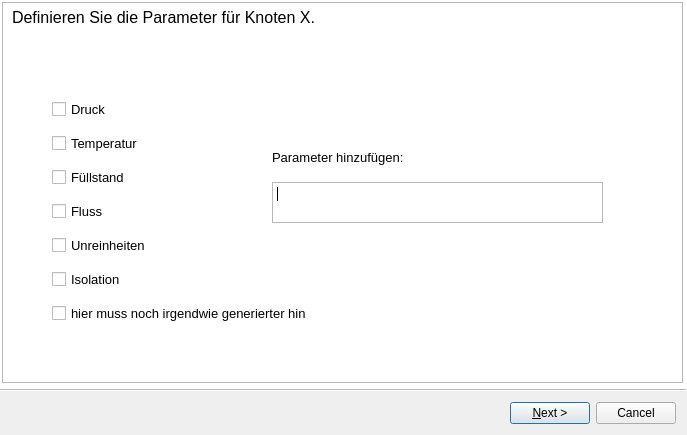
<?xml version="1.0" encoding="UTF-8"?>
<ui version="4.0">
 <class>Wizard</class>
 <widget class="QWizard" name="Wizard">
  <property name="enabled">
   <bool>true</bool>
  </property>
  <property name="geometry">
   <rect>
    <x>0</x>
    <y>0</y>
    <width>687</width>
    <height>435</height>
   </rect>
  </property>
  <property name="windowTitle">
   <string>Hazop Designer</string>
  </property>
  <property name="wizardStyle">
   <enum>QWizard::ModernStyle</enum>
  </property>
  <property name="options">
   <set>QWizard::HelpButtonOnRight|QWizard::IndependentPages|QWizard::NoBackButtonOnStartPage</set>
  </property>
  <property name="titleFormat">
   <enum>Qt::PlainText</enum>
  </property>
  <property name="subTitleFormat">
   <enum>Qt::PlainText</enum>
  </property>
  <widget class="QWizardPage" name="ParamPage">
   <property name="enabled">
    <bool>true</bool>
   </property>
   <property name="title">
    <string/>
   </property>
   <widget class="QFrame" name="frame">
    <property name="geometry">
     <rect>
      <x>0</x>
      <y>0</y>
      <width>681</width>
      <height>381</height>
     </rect>
    </property>
    <property name="frameShape">
     <enum>QFrame::StyledPanel</enum>
    </property>
    <property name="frameShadow">
     <enum>QFrame::Raised</enum>
    </property>
    <widget class="QLabel" name="label">
     <property name="enabled">
      <bool>true</bool>
     </property>
     <property name="geometry">
      <rect>
       <x>10</x>
       <y>0</y>
       <width>591</width>
       <height>31</height>
      </rect>
     </property>
     <property name="font">
      <font>
       <pointsize>12</pointsize>
       <weight>50</weight>
       <bold>false</bold>
      </font>
     </property>
     <property name="text">
      <string>Definieren Sie die Parameter für Knoten X.</string>
     </property>
    </widget>
    <widget class="QLabel" name="label_2">
     <property name="geometry">
      <rect>
       <x>270</x>
       <y>140</y>
       <width>291</width>
       <height>31</height>
      </rect>
     </property>
     <property name="font">
      <font>
       <pointsize>10</pointsize>
      </font>
     </property>
     <property name="text">
      <string>Parameter hinzufügen:</string>
     </property>
    </widget>
    <widget class="QTextEdit" name="textEdit">
     <property name="geometry">
      <rect>
       <x>270</x>
       <y>180</y>
       <width>331</width>
       <height>41</height>
      </rect>
     </property>
    </widget>
    <widget class="QWidget" name="verticalLayoutWidget">
     <property name="geometry">
      <rect>
       <x>50</x>
       <y>90</y>
       <width>332</width>
       <height>241</height>
      </rect>
     </property>
     <property name="font">
      <font>
       <pointsize>10</pointsize>
      </font>
     </property>
     <layout class="QVBoxLayout" name="verticalLayout">
      <item>
       <widget class="QCheckBox" name="checkBox_3">
        <property name="font">
         <font>
          <pointsize>10</pointsize>
         </font>
        </property>
        <property name="text">
         <string>Druck</string>
        </property>
       </widget>
      </item>
      <item>
       <widget class="QCheckBox" name="checkBox_5">
        <property name="font">
         <font>
          <pointsize>10</pointsize>
         </font>
        </property>
        <property name="text">
         <string>Temperatur</string>
        </property>
       </widget>
      </item>
      <item>
       <widget class="QCheckBox" name="checkBox_6">
        <property name="font">
         <font>
          <pointsize>10</pointsize>
         </font>
        </property>
        <property name="text">
         <string>Füllstand</string>
        </property>
       </widget>
      </item>
      <item>
       <widget class="QCheckBox" name="checkBox_4">
        <property name="font">
         <font>
          <pointsize>10</pointsize>
         </font>
        </property>
        <property name="text">
         <string>Fluss</string>
        </property>
       </widget>
      </item>
      <item>
       <widget class="QCheckBox" name="checkBox_2">
        <property name="font">
         <font>
          <pointsize>10</pointsize>
         </font>
        </property>
        <property name="text">
         <string>Unreinheiten</string>
        </property>
       </widget>
      </item>
      <item>
       <widget class="QCheckBox" name="checkBox">
        <property name="font">
         <font>
          <pointsize>10</pointsize>
         </font>
        </property>
        <property name="text">
         <string>Isolation</string>
        </property>
       </widget>
      </item>
      <item>
       <widget class="QCheckBox" name="checkBox_7">
        <property name="text">
         <string>hier muss noch irgendwie generierter hin</string>
        </property>
       </widget>
      </item>
     </layout>
    </widget>
   </widget>
  </widget>
  <widget class="QWizardPage" name="LeitwortPage">
   <widget class="QFrame" name="frame_2">
    <property name="geometry">
     <rect>
      <x>0</x>
      <y>0</y>
      <width>681</width>
      <height>381</height>
     </rect>
    </property>
    <property name="font">
     <font>
      <pointsize>10</pointsize>
     </font>
    </property>
    <property name="frameShape">
     <enum>QFrame::StyledPanel</enum>
    </property>
    <property name="frameShadow">
     <enum>QFrame::Raised</enum>
    </property>
    <widget class="QLabel" name="label_3">
     <property name="enabled">
      <bool>true</bool>
     </property>
     <property name="geometry">
      <rect>
       <x>1</x>
       <y>1</y>
       <width>591</width>
       <height>31</height>
      </rect>
     </property>
     <property name="font">
      <font>
       <pointsize>12</pointsize>
       <weight>50</weight>
       <bold>false</bold>
      </font>
     </property>
     <property name="text">
      <string>Definieren Sie die Leitworte für die Parameter.</string>
     </property>
    </widget>
    <widget class="QWidget" name="verticalLayoutWidget_2">
     <property name="geometry">
      <rect>
       <x>1</x>
       <y>111</y>
       <width>261</width>
       <height>251</height>
      </rect>
     </property>
     <layout class="QVBoxLayout" name="verticalLayout_3"/>
    </widget>
    <widget class="QWidget" name="gridLayoutWidget">
     <property name="geometry">
      <rect>
       <x>311</x>
       <y>111</y>
       <width>263</width>
       <height>251</height>
      </rect>
     </property>
     <layout class="QGridLayout" name="gridLayout_3">
      <item row="5" column="1">
       <widget class="QCheckBox" name="checkBox_17">
        <property name="font">
         <font>
          <pointsize>10</pointsize>
         </font>
        </property>
        <property name="text">
         <string>Danach</string>
        </property>
       </widget>
      </item>
      <item row="6" column="1">
       <widget class="QCheckBox" name="checkBox_19">
        <property name="font">
         <font>
          <pointsize>10</pointsize>
         </font>
        </property>
        <property name="text">
         <string>Langsamer</string>
        </property>
       </widget>
      </item>
      <item row="4" column="0">
       <widget class="QCheckBox" name="checkBox_14">
        <property name="font">
         <font>
          <pointsize>10</pointsize>
         </font>
        </property>
        <property name="text">
         <string>Früher</string>
        </property>
       </widget>
      </item>
      <item row="1" column="0">
       <widget class="QCheckBox" name="checkBox_10">
        <property name="font">
         <font>
          <pointsize>10</pointsize>
         </font>
        </property>
        <property name="text">
         <string>Mehr</string>
        </property>
       </widget>
      </item>
      <item row="5" column="0">
       <widget class="QCheckBox" name="checkBox_15">
        <property name="font">
         <font>
          <pointsize>10</pointsize>
         </font>
        </property>
        <property name="text">
         <string>Zuvor</string>
        </property>
       </widget>
      </item>
      <item row="0" column="0">
       <widget class="QCheckBox" name="checkBox_20">
        <property name="font">
         <font>
          <pointsize>10</pointsize>
         </font>
        </property>
        <property name="text">
         <string>Nein, nicht</string>
        </property>
       </widget>
      </item>
      <item row="2" column="1">
       <widget class="QCheckBox" name="checkBox_9">
        <property name="font">
         <font>
          <pointsize>10</pointsize>
         </font>
        </property>
        <property name="text">
         <string>Teilweise</string>
        </property>
       </widget>
      </item>
      <item row="3" column="1">
       <widget class="QCheckBox" name="checkBox_13">
        <property name="font">
         <font>
          <pointsize>10</pointsize>
         </font>
        </property>
        <property name="text">
         <string>Anders als</string>
        </property>
       </widget>
      </item>
      <item row="4" column="1">
       <widget class="QCheckBox" name="checkBox_16">
        <property name="font">
         <font>
          <pointsize>10</pointsize>
         </font>
        </property>
        <property name="text">
         <string>Später</string>
        </property>
       </widget>
      </item>
      <item row="3" column="0">
       <widget class="QCheckBox" name="checkBox_12">
        <property name="font">
         <font>
          <pointsize>10</pointsize>
         </font>
        </property>
        <property name="text">
         <string>Umkehrung</string>
        </property>
       </widget>
      </item>
      <item row="2" column="0">
       <widget class="QCheckBox" name="checkBox_8">
        <property name="font">
         <font>
          <pointsize>10</pointsize>
         </font>
        </property>
        <property name="text">
         <string>Sowohl als auch</string>
        </property>
       </widget>
      </item>
      <item row="6" column="0">
       <widget class="QCheckBox" name="checkBox_18">
        <property name="font">
         <font>
          <pointsize>10</pointsize>
         </font>
        </property>
        <property name="text">
         <string>Schneller</string>
        </property>
       </widget>
      </item>
      <item row="1" column="1">
       <widget class="QCheckBox" name="checkBox_11">
        <property name="font">
         <font>
          <pointsize>10</pointsize>
         </font>
        </property>
        <property name="text">
         <string>Weniger</string>
        </property>
       </widget>
      </item>
     </layout>
    </widget>
    <widget class="QWidget" name="horizontalLayoutWidget">
     <property name="geometry">
      <rect>
       <x>0</x>
       <y>50</y>
       <width>621</width>
       <height>61</height>
      </rect>
     </property>
     <layout class="QHBoxLayout" name="horizontalLayout_2">
      <item>
       <widget class="QLabel" name="label_4">
        <property name="text">
         <string>Parameter auswählen:</string>
        </property>
       </widget>
      </item>
      <item>
       <widget class="QLabel" name="label_5">
        <property name="font">
         <font>
          <pointsize>10</pointsize>
         </font>
        </property>
        <property name="text">
         <string>Leitwörter auswählen:</string>
        </property>
       </widget>
      </item>
     </layout>
    </widget>
   </widget>
  </widget>
  <widget class="QWizardPage" name="CauseConsequencePage">
   <property name="font">
    <font>
     <pointsize>12</pointsize>
    </font>
   </property>
   <widget class="QFrame" name="frame_4">
    <property name="geometry">
     <rect>
      <x>0</x>
      <y>0</y>
      <width>681</width>
      <height>381</height>
     </rect>
    </property>
    <property name="font">
     <font>
      <pointsize>10</pointsize>
     </font>
    </property>
    <property name="frameShape">
     <enum>QFrame::StyledPanel</enum>
    </property>
    <property name="frameShadow">
     <enum>QFrame::Raised</enum>
    </property>
    <widget class="QLabel" name="label_9">
     <property name="geometry">
      <rect>
       <x>0</x>
       <y>30</y>
       <width>671</width>
       <height>20</height>
      </rect>
     </property>
     <property name="text">
      <string>[Bezeichnung Abweichung] in [Knotennummer name etc]</string>
     </property>
     <property name="alignment">
      <set>Qt::AlignCenter</set>
     </property>
    </widget>
    <widget class="QWidget" name="horizontalLayoutWidget_4">
     <property name="geometry">
      <rect>
       <x>9</x>
       <y>69</y>
       <width>661</width>
       <height>301</height>
      </rect>
     </property>
     <layout class="QHBoxLayout" name="horizontalLayout_4">
      <item>
       <widget class="QListView" name="listView">
        <property name="minimumSize">
         <size>
          <width>120</width>
          <height>0</height>
         </size>
        </property>
       </widget>
      </item>
      <item>
       <widget class="QLabel" name="label_11">
        <property name="maximumSize">
         <size>
          <width>120</width>
          <height>16777215</height>
         </size>
        </property>
        <property name="text">
         <string/>
        </property>
        <property name="pixmap">
         <pixmap>../icons/Pfeil.png</pixmap>
        </property>
       </widget>
      </item>
      <item>
       <widget class="QLabel" name="label_12">
        <property name="font">
         <font>
          <pointsize>16</pointsize>
          <weight>75</weight>
          <bold>true</bold>
         </font>
        </property>
        <property name="frameShape">
         <enum>QFrame::Box</enum>
        </property>
        <property name="text">
         <string>Abweichung</string>
        </property>
       </widget>
      </item>
      <item>
       <widget class="QLabel" name="label_10">
        <property name="maximumSize">
         <size>
          <width>120</width>
          <height>16777215</height>
         </size>
        </property>
        <property name="text">
         <string/>
        </property>
        <property name="pixmap">
         <pixmap>../icons/Pfeil.png</pixmap>
        </property>
        <property name="wordWrap">
         <bool>true</bool>
        </property>
       </widget>
      </item>
      <item>
       <widget class="QListView" name="listView_2">
        <property name="minimumSize">
         <size>
          <width>120</width>
          <height>0</height>
         </size>
        </property>
       </widget>
      </item>
     </layout>
    </widget>
   </widget>
  </widget>
  <widget class="QWizardPage" name="SafeguardPage">
   <widget class="QFrame" name="frame_3">
    <property name="geometry">
     <rect>
      <x>10</x>
      <y>10</y>
      <width>651</width>
      <height>371</height>
     </rect>
    </property>
    <property name="font">
     <font>
      <pointsize>10</pointsize>
     </font>
    </property>
    <property name="frameShape">
     <enum>QFrame::StyledPanel</enum>
    </property>
    <property name="frameShadow">
     <enum>QFrame::Raised</enum>
    </property>
    <widget class="QWidget" name="horizontalLayoutWidget_2">
     <property name="geometry">
      <rect>
       <x>0</x>
       <y>120</y>
       <width>651</width>
       <height>80</height>
      </rect>
     </property>
     <layout class="QHBoxLayout" name="horizontalLayout">
      <item>
       <widget class="QLabel" name="label_7">
        <property name="sizePolicy">
         <sizepolicy hsizetype="Minimum" vsizetype="Preferred">
          <horstretch>0</horstretch>
          <verstretch>0</verstretch>
         </sizepolicy>
        </property>
        <property name="text">
         <string>Cause X</string>
        </property>
        <property name="alignment">
         <set>Qt::AlignLeading|Qt::AlignLeft|Qt::AlignVCenter</set>
        </property>
       </widget>
      </item>
      <item>
       <widget class="Line" name="line">
        <property name="frameShadow">
         <enum>QFrame::Plain</enum>
        </property>
        <property name="lineWidth">
         <number>3</number>
        </property>
        <property name="orientation">
         <enum>Qt::Horizontal</enum>
        </property>
       </widget>
      </item>
      <item>
       <widget class="QLabel" name="label_6">
        <property name="text">
         <string>Deviation X</string>
        </property>
        <property name="alignment">
         <set>Qt::AlignCenter</set>
        </property>
       </widget>
      </item>
      <item>
       <widget class="Line" name="line_2">
        <property name="frameShadow">
         <enum>QFrame::Plain</enum>
        </property>
        <property name="lineWidth">
         <number>3</number>
        </property>
        <property name="orientation">
         <enum>Qt::Horizontal</enum>
        </property>
       </widget>
      </item>
      <item>
       <widget class="QLabel" name="label_8">
        <property name="sizePolicy">
         <sizepolicy hsizetype="Minimum" vsizetype="Preferred">
          <horstretch>0</horstretch>
          <verstretch>0</verstretch>
         </sizepolicy>
        </property>
        <property name="font">
         <font>
          <pointsize>10</pointsize>
          <weight>50</weight>
          <italic>false</italic>
          <bold>false</bold>
          <underline>false</underline>
          <strikeout>false</strikeout>
          <kerning>true</kerning>
         </font>
        </property>
        <property name="text">
         <string>Consequence X</string>
        </property>
        <property name="alignment">
         <set>Qt::AlignRight|Qt::AlignTrailing|Qt::AlignVCenter</set>
        </property>
       </widget>
      </item>
     </layout>
    </widget>
    <widget class="QWidget" name="horizontalLayoutWidget_3">
     <property name="geometry">
      <rect>
       <x>100</x>
       <y>60</y>
       <width>451</width>
       <height>89</height>
      </rect>
     </property>
     <layout class="QHBoxLayout" name="horizontalLayout_3">
      <item>
       <widget class="QTextEdit" name="textEdit_3">
        <property name="html">
         <string>&lt;!DOCTYPE HTML PUBLIC &quot;-//W3C//DTD HTML 4.0//EN&quot; &quot;http://www.w3.org/TR/REC-html40/strict.dtd&quot;&gt;
&lt;html&gt;&lt;head&gt;&lt;meta name=&quot;qrichtext&quot; content=&quot;1&quot; /&gt;&lt;style type=&quot;text/css&quot;&gt;
p, li { white-space: pre-wrap; }
&lt;/style&gt;&lt;/head&gt;&lt;body style=&quot; font-family:'MS Shell Dlg 2'; font-size:10pt; font-weight:400; font-style:normal;&quot;&gt;
&lt;p align=&quot;center&quot; style=&quot; margin-top:0px; margin-bottom:0px; margin-left:0px; margin-right:0px; -qt-block-indent:0; text-indent:0px;&quot;&gt;&lt;span style=&quot; font-family:'MS Shell Dlg 2';&quot;&gt;Safeguard1&lt;/span&gt;&lt;/p&gt;&lt;/body&gt;&lt;/html&gt;</string>
        </property>
       </widget>
      </item>
      <item>
       <spacer name="horizontalSpacer">
        <property name="orientation">
         <enum>Qt::Horizontal</enum>
        </property>
        <property name="sizeHint" stdset="0">
         <size>
          <width>178</width>
          <height>71</height>
         </size>
        </property>
       </spacer>
      </item>
      <item>
       <widget class="QTextEdit" name="textEdit_2">
        <property name="html">
         <string>&lt;!DOCTYPE HTML PUBLIC &quot;-//W3C//DTD HTML 4.0//EN&quot; &quot;http://www.w3.org/TR/REC-html40/strict.dtd&quot;&gt;
&lt;html&gt;&lt;head&gt;&lt;meta name=&quot;qrichtext&quot; content=&quot;1&quot; /&gt;&lt;style type=&quot;text/css&quot;&gt;
p, li { white-space: pre-wrap; }
&lt;/style&gt;&lt;/head&gt;&lt;body style=&quot; font-family:'MS Shell Dlg 2'; font-size:10pt; font-weight:400; font-style:normal;&quot;&gt;
&lt;p align=&quot;center&quot; style=&quot; margin-top:0px; margin-bottom:0px; margin-left:0px; margin-right:0px; -qt-block-indent:0; text-indent:0px;&quot;&gt;&lt;span style=&quot; font-family:'MS Shell Dlg 2';&quot;&gt;Safeguard2&lt;/span&gt;&lt;/p&gt;&lt;/body&gt;&lt;/html&gt;</string>
        </property>
       </widget>
      </item>
     </layout>
    </widget>
    <widget class="Line" name="line_3">
     <property name="geometry">
      <rect>
       <x>180</x>
       <y>100</y>
       <width>20</width>
       <height>61</height>
      </rect>
     </property>
     <property name="font">
      <font>
       <weight>75</weight>
       <bold>true</bold>
      </font>
     </property>
     <property name="frameShadow">
      <enum>QFrame::Plain</enum>
     </property>
     <property name="lineWidth">
      <number>3</number>
     </property>
     <property name="orientation">
      <enum>Qt::Vertical</enum>
     </property>
    </widget>
    <widget class="Line" name="line_4">
     <property name="geometry">
      <rect>
       <x>450</x>
       <y>90</y>
       <width>16</width>
       <height>71</height>
      </rect>
     </property>
     <property name="font">
      <font>
       <weight>75</weight>
       <bold>true</bold>
      </font>
     </property>
     <property name="frameShadow">
      <enum>QFrame::Plain</enum>
     </property>
     <property name="lineWidth">
      <number>3</number>
     </property>
     <property name="orientation">
      <enum>Qt::Vertical</enum>
     </property>
    </widget>
    <widget class="QCheckBox" name="checkBox_21">
     <property name="geometry">
      <rect>
       <x>400</x>
       <y>310</y>
       <width>171</width>
       <height>20</height>
      </rect>
     </property>
     <property name="text">
      <string>Keine Safeguards</string>
     </property>
    </widget>
    <zorder>line_3</zorder>
    <zorder>line_4</zorder>
    <zorder>horizontalLayoutWidget_2</zorder>
    <zorder>horizontalLayoutWidget_3</zorder>
    <zorder>checkBox_21</zorder>
   </widget>
  </widget>
 </widget>
 <resources/>
 <connections/>
</ui>
